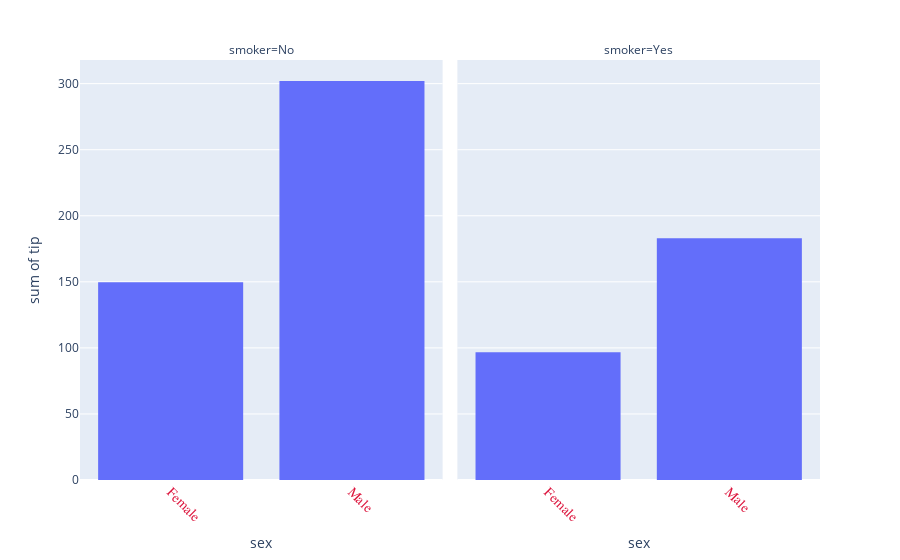

Notebook cell for this chart:
### Code cell
import plotly.express as px
df = px.data.tips()

fig = px.histogram(df, x="sex", y="tip", histfunc='sum', facet_col='smoker')
fig.update_xaxes(tickangle=45, tickfont=dict(family='Rockwell', color='crimson', size=14))

fig.show()

### Figure 1 — Plotly figure (JSON) as saved in the notebook; plotly's stock layout.template omitted (floating-point values rounded to 4 significant figures; data arrays with more than 128 entries replaced by an {"elided": "..."} marker saying what was removed)
{"data": [{"alignmentgroup": "True", "bingroup": "x", "histfunc": "sum", "hovertemplate": "smoker=No<br>sex=%{x}<br>sum of tip=%{y}<extra></extra>", "legendgroup": "", "marker": {"color": "#636efa"}, "name": "", "offsetgroup": "", "orientation": "v", "showlegend": false, "type": "histogram", "x": {"elided": "151 str values"}, "xaxis": "x", "y": {"elided": "151 float values"}, "yaxis": "y"}, {"alignmentgroup": "True", "bingroup": "x", "histfunc": "sum", "hovertemplate": "smoker=Yes<br>sex=%{x}<br>sum of tip=%{y}<extra></extra>", "legendgroup": "", "marker": {"color": "#636efa"}, "name": "", "offsetgroup": "", "orientation": "v", "showlegend": false, "type": "histogram", "x": ["Male", "Male", "Male", "Male", "Male", "Male", "Female", "Male", "Female", "Female", "Male", "Male", "Male", "Male", "Female", "Female", "Male", "Male", "Male", "Male", "Female", "Female", "Female", "Female", "Male", "Male", "Male", "Female", "Male", "Female", "Female", "Female", "Male", "Male", "Male", "Male", "Male", "Male", "Male", "Male", "Female", "Male", "Male", "Male", "Male", "Male", "Male", "Female", "Male", "Female", "Male", "Male", "Female", "Male", "Male", "Male", "Male", "Female", "Female", "Male", "Male", "Female", "Female", "Female", "Male", "Female", "Male", "Male", "Male", "Female", "Male", "Male", "Female", "Female", "Female", "Male", "Male", "Male", "Female", "Male", "Female", "Male", "Male", "Female", "Female", "Female", "Male", "Male", "Male", "Male", "Male", "Female", "Male"], "xaxis": "x2", "y": [3, 1.76, 3.21, 2, 1.98, 3.76, 1, 2.09, 3.14, 5, 3.08, 3, 5, 3, 1, 4.3, 4.73, 4, 1.5, 3, 2.5, 3, 2.5, 3.48, 1.64, 4.06, 4.29, 4, 2, 3, 1.61, 2, 10, 3.16, 5.15, 3.18, 4, 3.11, 2, 2, 4, 3.55, 3.68, 5.65, 3.5, 6.5, 3, 3.5, 2, 3.5, 4, 1.5, 4.19, 2.56, 2.02, 4, 2, 5, 2, 2, 4, 2.01, 2, 2.5, 4, 3.23, 3.41, 3, 2.03, 2.23, 2, 5.16, 2.5, 6.5, 1.1, 3, 1.5, 1.44, 3.09, 2.2, 3.48, 1.92, 1.58, 2.5, 2, 2.88, 2, 3, 3, 1, 1.17, 2, 2], "yaxis": "y2"}], "layout": {"annotations": [{"font": {}, "showarrow": false, "text": "smoker=No", "x": 0.245, "xanchor": "center", "xref": "paper", "y": 1, "yanchor": "bottom", "yref": "paper"}, {"font": {}, "showarrow": false, "text": "smoker=Yes", "x": 0.755, "xanchor": "center", "xref": "paper", "y": 1, "yanchor": "bottom", "yref": "paper"}], "barmode": "relative", "legend": {"tracegroupgap": 0}, "margin": {"t": 60}, "xaxis": {"anchor": "y", "domain": [0, 0.49], "tickangle": 45, "tickfont": {"color": "crimson", "family": "Rockwell", "size": 14}, "title": {"text": "sex"}}, "xaxis2": {"anchor": "y2", "domain": [0.51, 1], "matches": "x", "tickangle": 45, "tickfont": {"color": "crimson", "family": "Rockwell", "size": 14}, "title": {"text": "sex"}}, "yaxis": {"anchor": "x", "domain": [0, 1], "title": {"text": "sum of tip"}}, "yaxis2": {"anchor": "x2", "domain": [0, 1], "matches": "y", "showticklabels": false}}}
